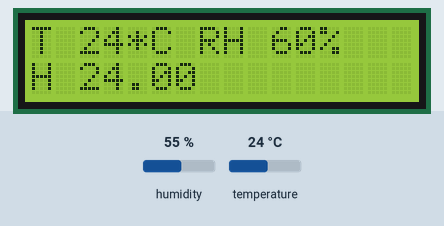
Recording of a sketch running on a simulated Arduino Uno, built with avr-gcc and run on an emulated ATmega328P. On the bench: 16×2 character LCD. The test bench sets the inputs (shaded band); at power-on: temperature 24 °C, humidity 55 %. What the sketch prints to the serial monitor is not drawn.

Above: at 1.2 s.
1.3 s: temperature set to 28 °C
At 3.4 s:
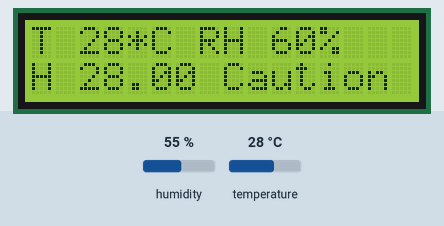
4.1 s: temperature set to 31 °C
At 4.6 s:
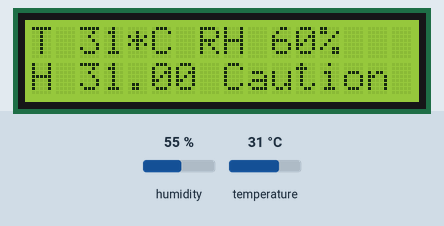
6.9 s: temperature set to 34 °C
At 9.3 s:
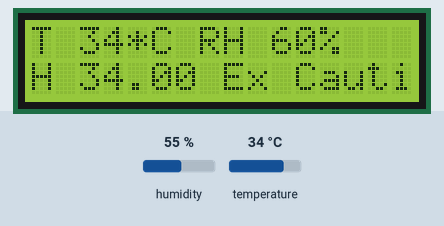
9.9 s: temperature set to 40 °C
At 11.8 s:
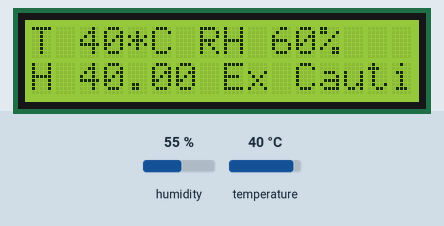
12.7 s: temperature set to 43 °C
At 15.5 s:
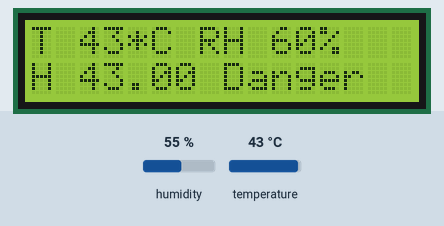
16.2 s: humidity set to 22 %
At 17.9 s:
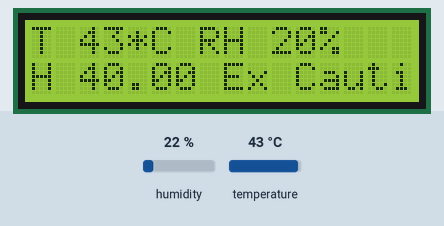
Timing chart, 0 to 19.4 s (numbered marks = the images above; inputs shaded):
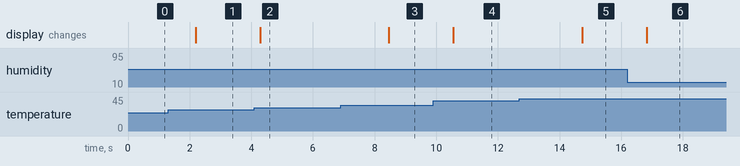

Measured:
- the behaviour switches between 26 and 27 °C on temperature (found by bisection; images 0 and 1)
- the behaviour switches between 32 and 33 °C on temperature (found by bisection; images 2 and 3)
- the behaviour switches between 41 and 42 °C on temperature (found by bisection; images 4 and 5)
- after the input at 1.3 s, the display: changes after 0.90 s (image 1)
- after the input at 4.1 s, the display: changes after 0.19 s (image 2)
- after the input at 6.9 s, the display: changes after 1.6 s (image 3)
- after the input at 9.9 s, the display: changes after 0.66 s (image 4)
- after the input at 12.7 s, the display: changes after 2.0 s (image 5)
- after the input at 16.2 s, the display: changes after 0.63 s (image 6)

The sketch:

lab5.ino
```cpp
#include <Arduino.h>
#include <Wire.h>
#include <LiquidCrystal_PCF8574.h>
#include <math.h>
#include "DHT.h"

LiquidCrystal_PCF8574 lcd(0x27);
int show = -1;

byte dotOff[] = {
  0b00000, 0b01110, 0b10001, 0b10001,
  0b10001, 0b01110, 0b00000, 0b00000
};

#define DHTPIN 12
#define DHTTYPE DHT11

DHT dht(DHTPIN, DHTTYPE);

float calculateHeatIndex(int tempC, int h);

void setup() {
  Serial.begin(9600);

  Wire.begin();
  Wire.beginTransmission(0x27);
  int error = Wire.endTransmission();

  if (error == 0) {
    show = 0;
    lcd.begin(16, 2);
    lcd.createChar(1, dotOff);
    lcd.setBacklight(255);
  }

  dht.begin();
}

void loop() {
  float humidity = dht.readHumidity();
  float temperature = dht.readTemperature();

  if (isnan(humidity) || isnan(temperature)) {
    Serial.println(F("Failed to read from DHT sensor!"));
    delay(1000);
    return;
  }

  int h = constrain((int)(round(humidity / 10.0) * 10), 0, 100);
  int t = (int)temperature;

  float hi = calculateHeatIndex(t, h);

  Serial.print(F("T "));
  Serial.print(t);
  Serial.print(F("*C  RH "));
  Serial.print(h);
  Serial.print(F("%  HI "));
  Serial.println(hi);

  if (show == 0) {
    lcd.clear();
    lcd.setCursor(0, 0);
    lcd.print("T ");
    lcd.print(t);
    lcd.print("*C RH ");
    lcd.print(h);
    lcd.print("%");

    lcd.setCursor(0, 1);
    lcd.print("H ");
    lcd.print(hi);

    lcd.print(" ");

    if (hi >= 52) {
      lcd.print("Extreme");
    } else if (hi >= 42) {
      lcd.print("Danger");
    } else if (hi >= 33) {
      lcd.print("Ex Caution");
    } else if (hi >= 27) {
      lcd.print("Caution");
    }
  }

  delay(1000);
}

float calculateHeatIndex(int tempC, int h) {
  if (h == 0) {
    return tempC - 4;
  } else if (h == 10) {
    return tempC - 4;
  } else if (h == 20) {
    return tempC - 3;
  } else if (h == 30) {
    return tempC - 3;
  } else if (h == 40) {
    return tempC - 2;
  } else if (h == 50) {
    return tempC - 1;
  } else if (h == 60) {
    return tempC;
  } else if (h == 70) {
    return tempC + 1;
  } else if (h == 80) {
    return tempC + 2;
  } else if (h == 90) {
    return tempC + 2;
  } else if (h == 100) {
    return tempC - 3;
  } else {
    return 0;
  }
}
```
